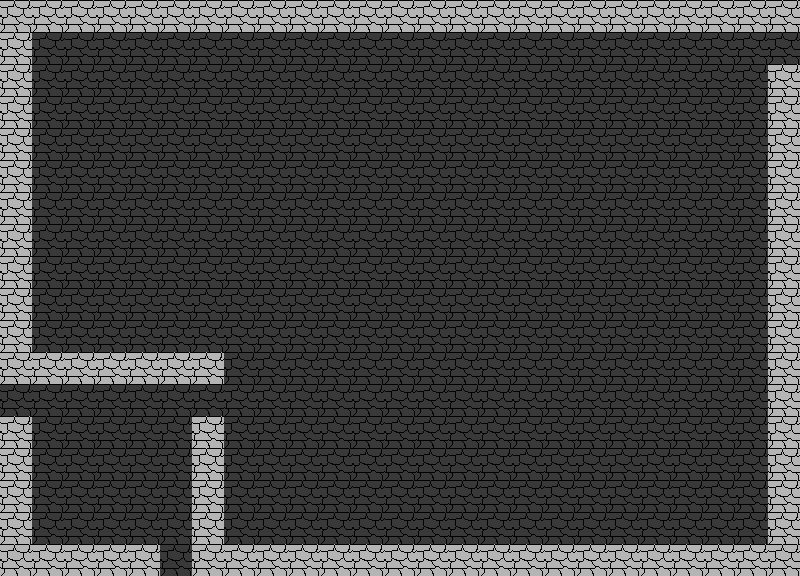

This is a level from a 2D game, rendered from its Tiled map with the project's own tilesets. A one-line summary and the complete map file follow:
An orthogonal 25x18 tile map with 32x32 px tiles, 1 tile layer (floor) and 5 objects (3x door, player, enemy).

<map version="1.10" tiledversion="1.11.2" orientation="orthogonal" renderorder="right-down" width="25" height="18" tilewidth="32" tileheight="32" infinite="0" nextlayerid="3" nextobjectid="6">
 <tileset firstgid="1" source="placeholder.tsx" />
 <layer id="1" name="floor" width="25" height="18">
  <data encoding="csv">
2,2,2,2,2,2,2,2,2,2,2,2,2,2,2,2,2,2,2,2,2,2,2,2,2,
2,1,1,1,1,1,1,1,1,1,1,1,1,1,1,1,1,1,1,1,1,1,1,1,1,
2,1,1,1,1,1,1,1,1,1,1,1,1,1,1,1,1,1,1,1,1,1,1,1,2,
2,1,1,1,1,1,1,1,1,1,1,1,1,1,1,1,1,1,1,1,1,1,1,1,2,
2,1,1,1,1,1,1,1,1,1,1,1,1,1,1,1,1,1,1,1,1,1,1,1,2,
2,1,1,1,1,1,1,1,1,1,1,1,1,1,1,1,1,1,1,1,1,1,1,1,2,
2,1,1,1,1,1,1,1,1,1,1,1,1,1,1,1,1,1,1,1,1,1,1,1,2,
2,1,1,1,1,1,1,1,1,1,1,1,1,1,1,1,1,1,1,1,1,1,1,1,2,
2,1,1,1,1,1,1,1,1,1,1,1,1,1,1,1,1,1,1,1,1,1,1,1,2,
2,1,1,1,1,1,1,1,1,1,1,1,1,1,1,1,1,1,1,1,1,1,1,1,2,
2,1,1,1,1,1,1,1,1,1,1,1,1,1,1,1,1,1,1,1,1,1,1,1,2,
2,2,2,2,2,2,2,1,1,1,1,1,1,1,1,1,1,1,1,1,1,1,1,1,2,
1,1,1,1,1,1,1,1,1,1,1,1,1,1,1,1,1,1,1,1,1,1,1,1,2,
2,1,1,1,1,1,2,1,1,1,1,1,1,1,1,1,1,1,1,1,1,1,1,1,2,
2,1,1,1,1,1,2,1,1,1,1,1,1,1,1,1,1,1,1,1,1,1,1,1,2,
2,1,1,1,1,1,2,1,1,1,1,1,1,1,1,1,1,1,1,1,1,1,1,1,2,
2,1,1,1,1,1,2,1,1,1,1,1,1,1,1,1,1,1,1,1,1,1,1,1,2,
2,2,2,2,2,1,2,2,2,2,2,2,2,2,2,2,2,2,2,2,2,2,2,2,2
</data>
 </layer>
 <objectgroup id="2" name="objects">
  <object id="1" type="player" gid="4" x="736" y="64" width="32" height="32" />
  <object id="2" type="door" gid="3" x="768" y="64" width="32" height="32" />
  <object id="3" type="door" gid="3" x="0" y="416" width="32" height="32" />
  <object id="4" type="door" gid="3" x="160" y="576" width="32" height="32" />
  <object id="5" type="enemy" gid="5" x="32" y="544" width="32" height="32">
   <properties>
    <property name="contains" value="bats_and_knight" />
   </properties>
  </object>
 </objectgroup>
</map>
